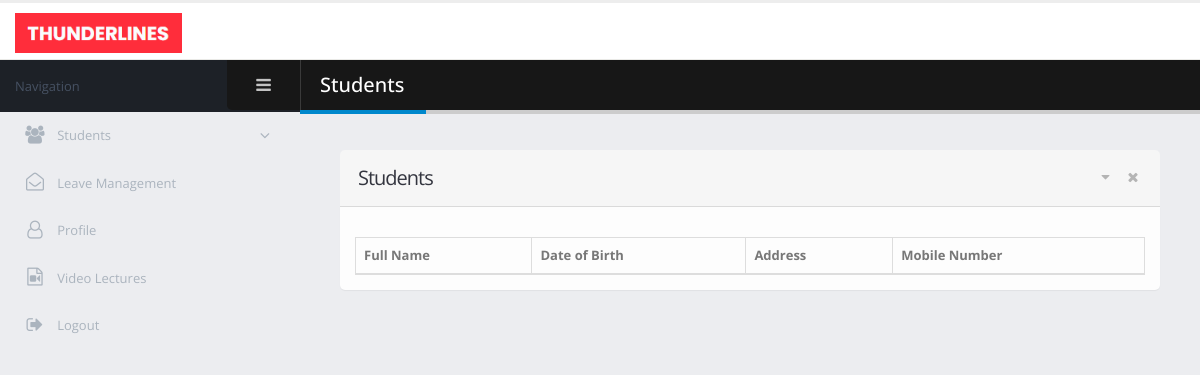
Before: /choreographer/batch_details.php with the older database file.
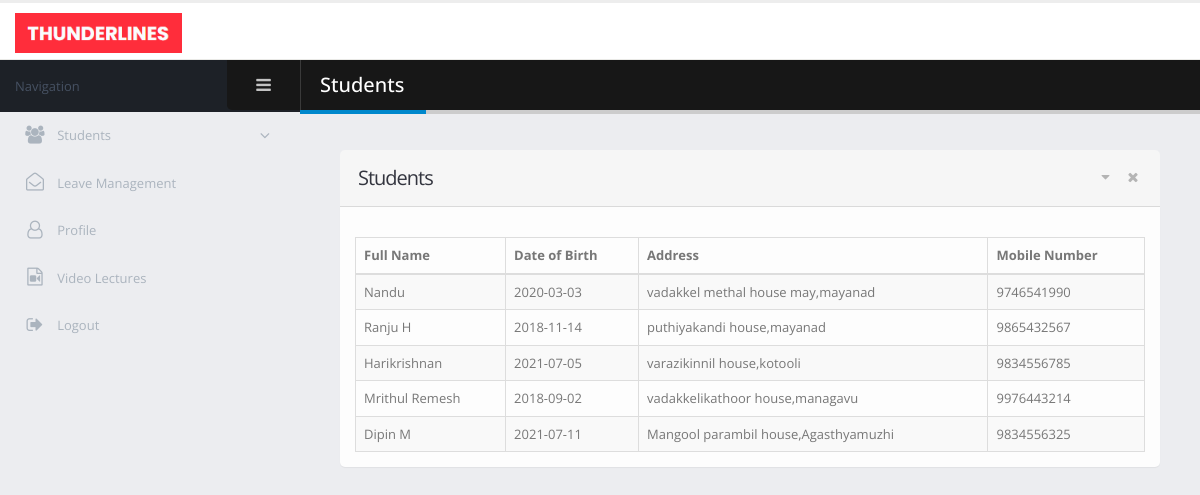
After: the same page with the newer database file.
### tables this page shows
CREATE TABLE `student` (
  `student_id` int(11) NOT NULL,
  `student_name` varchar(40) NOT NULL,
  `student_dob` varchar(30) NOT NULL,
  `student_gender` varchar(12) NOT NULL,
  `address` varchar(25) NOT NULL,
  `place` varchar(25) NOT NULL,
  `pincode` int(11) NOT NULL,
  `district` varchar(30) NOT NULL,
  `nearest_branch` int(11) NOT NULL,
  `email_address` varchar(40) NOT NULL,
  `mobile_number` bigint(12) NOT NULL,
  `profile_photo` text DEFAULT NULL,
  `batch_id` int(11) DEFAULT 0,
  `fee_status` int(11) NOT NULL DEFAULT 0,
  `student_status` int(11) NOT NULL DEFAULT 1
);

### choreographer/batch_details.php (the view, shortened to what the changed rows need)
<!doctype html>
<html class="fixed">
<head>
    <link rel="stylesheet" href="../admin/assets/vendor/bootstrap/css/bootstrap.css" />
    <link rel="stylesheet" href="../admin/assets/vendor/font-awesome/css/font-awesome.css" />
    <link rel="stylesheet" href="../admin/assets/vendor/magnific-popup/magnific-popup.css" />
    <link rel="stylesheet" href="../admin/assets/vendor/bootstrap-datepicker/css/bootstrap-datepicker3.css" />
    <link rel="stylesheet" href="../admin/assets/vendor/jquery-ui/jquery-ui.css" />
    <link rel="stylesheet" href="../admin/assets/vendor/jquery-ui/jquery-ui.theme.css" />
    <link rel="stylesheet" href="../admin/assets/vendor/bootstrap-multiselect/bootstrap-multiselect.css" />
    <link rel="stylesheet" href="../admin/assets/vendor/morris.js/morris.css" />
    <link rel="stylesheet" href="../admin/assets/stylesheets/theme.css" />
    <link rel="stylesheet" href="../admin/assets/stylesheets/skins/default.css" />
    <link rel="stylesheet" href="../admin/assets/stylesheets/theme-custom.css">
</head>
<body>
<section class="body">
    <div class="inner-wrapper">
        <section role="main" class="content-body">
            <header class="page-header">
                <h2>Students</h2>
            </header>
            <section class="panel">
                <header class="panel-heading">
                    <h2 class="panel-title">Students</h2>
                </header>
                <div class="panel-body">
                    <table class="table table-bordered table-striped mb-none" id="tester_table">
                        <thead>
                        <tr>
                            <th>Full Name</th>
                            <th>Date of Birth</th>
                            <th>Address</th>
                            <th>Mobile Number</th>
                        </tr>
                        </thead>
                        <tbody>
                        <?php
                        $batch_id = $_GET['id'];
                        $server_name = "localhost";
                        $user_name = "root";
                        $password = "";
                        $database = "dance-academy";
                        $conn = new mysqli($server_name, $user_name, $password, $database);
                        $res_stud = $conn->query("select student_name, student_dob, address, place, mobile_number from student where batch_id='$batch_id'");
                        while ($row = $res_stud->fetch_array())
                        {
                            echo "<tr>";
                            echo "<td>$row[0]</td>";
                            echo "<td>$row[1]</td>";
                            echo "<td>$row[2],$row[3]</td>";
                            echo "<td>$row[4]</td>";
                        }
                        ?>
                        </tbody>
                    </table>
                </div>
            </section>
        </section>
    </div>
</section>
</body>
</html>

Changed rows visible on the page:
added student: student_name "Nandu", student_dob "2020-03-03", address "vadakkel methal house may", place "mayanad", mobile_number "9746541990"
added student: student_name "Ranju H", student_dob "2018-11-14", address "puthiyakandi house", place "mayanad", mobile_number "9865432567"
added student: student_name "Harikrishnan", student_dob "2021-07-05", address "varazikinnil house", place "kotooli", mobile_number "9834556785"
added student: student_name "Mrithul Remesh", student_dob "2018-09-02", address "vadakkelikathoor house", place "managavu", mobile_number "9976443214"
added student: student_name "Dipin M", student_dob "2021-07-11", address "Mangool parambil house", place "Agasthyamuzhi", mobile_number "9834556325"
